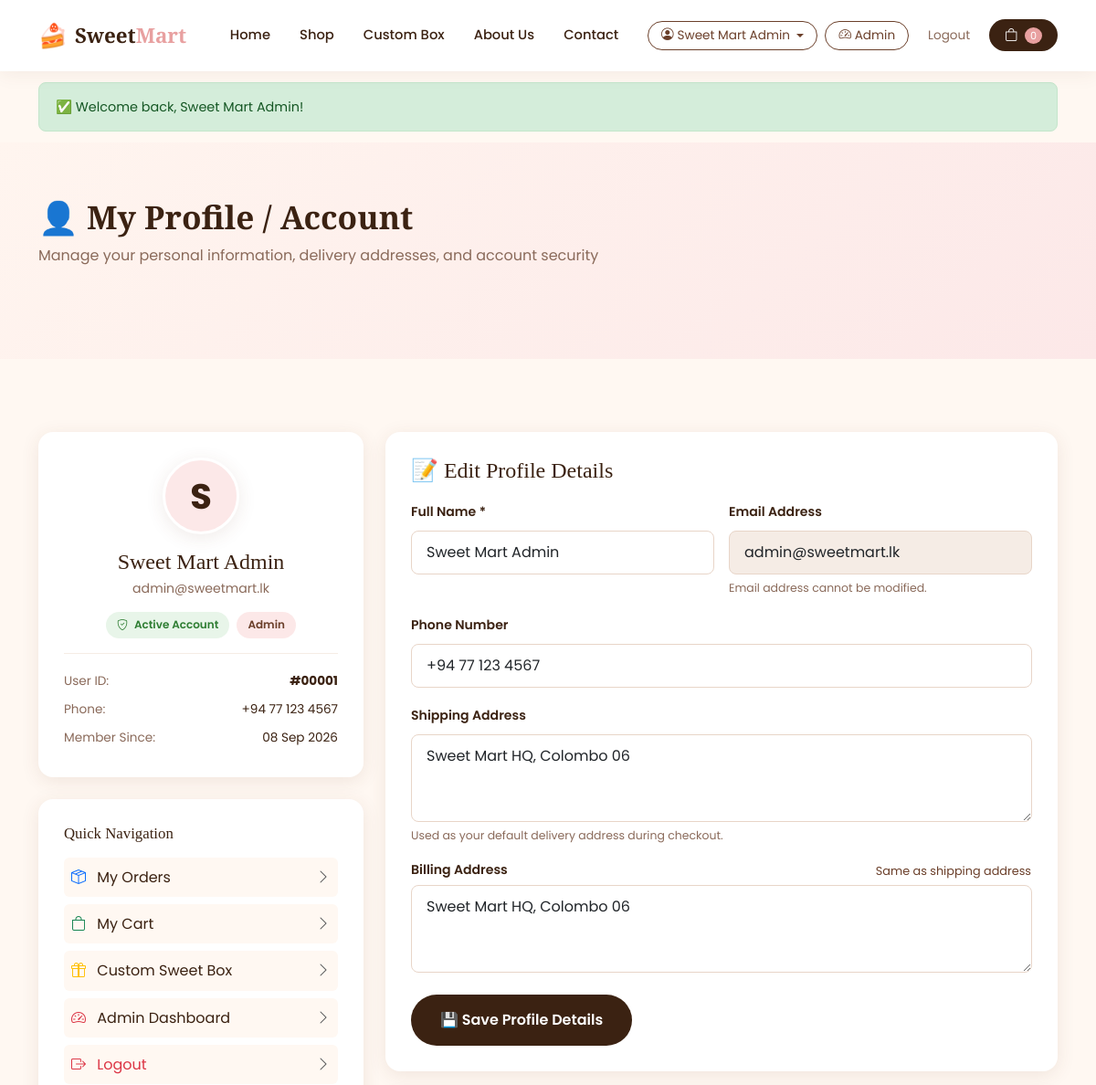
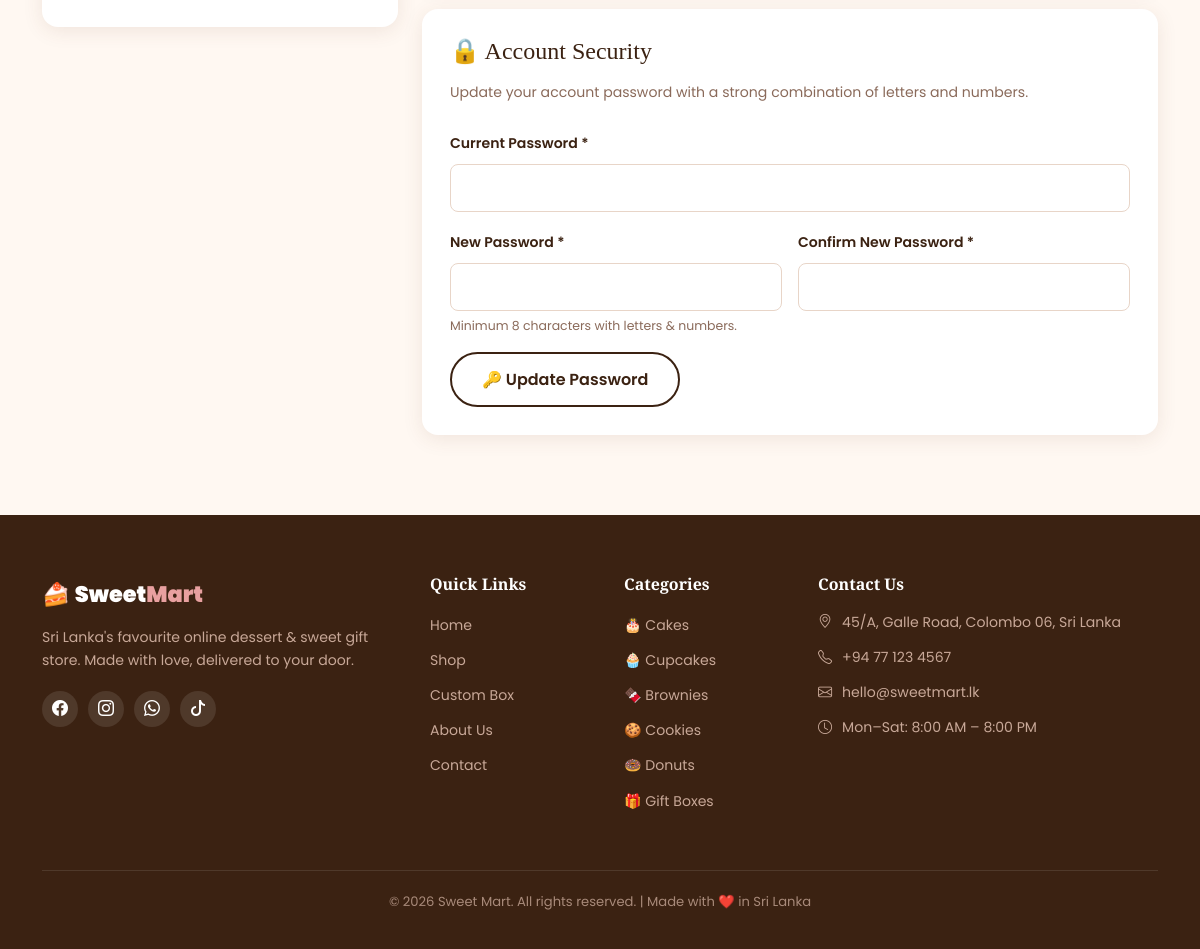
The app's page /profile.php (signed in) with its own data (2 pictures, top to bottom).
### tables this page shows
CREATE TABLE IF NOT EXISTS user_profiles (
    id INT AUTO_INCREMENT PRIMARY KEY,
    user_id INT NOT NULL UNIQUE,
    phone VARCHAR(20),
    shipping_address TEXT,
    billing_address TEXT,
    updated_at TIMESTAMP DEFAULT CURRENT_TIMESTAMP ON UPDATE CURRENT_TIMESTAMP,
    FOREIGN KEY (user_id) REFERENCES users(id) ON DELETE CASCADE
);

CREATE TABLE IF NOT EXISTS users (
    id INT AUTO_INCREMENT PRIMARY KEY,
    full_name VARCHAR(100) NOT NULL,
    email VARCHAR(100) NOT NULL UNIQUE,
    phone VARCHAR(20),
    shipping_address TEXT DEFAULT NULL,
    billing_address TEXT DEFAULT NULL,
    password VARCHAR(255) NOT NULL,
    password_hash VARCHAR(255) DEFAULT NULL,
    role ENUM('customer','admin') DEFAULT 'customer',
    created_at TIMESTAMP DEFAULT CURRENT_TIMESTAMP
);

### profile.php (the view, shortened to what this page needs)
<?php
require_once __DIR__ . "/includes/db.php";
require_once __DIR__ . "/includes/functions.php";
$userId = (int)$_SESSION["user_id"];
$user = getUserProfile($userId);
$user = getUserProfile($userId);
require __DIR__ . "/includes/header.php";
?>
<div class="page-hero">
  <div class="container">
    <h1 class="section-title">👤 My Profile / Account</h1>
    <p class="section-sub">Manage your personal information, delivery addresses, and account security</p>
  </div>
</div>
<section class="section-pad">
  <div class="container">
    <div class="row g-4">
      <div class="col-lg-4">
        <div class="cart-summary-box text-center mb-4">
          <div style="width:84px;height:84px;background:var(--pink-light);color:var(--brown-dark);border-radius:50%;display:inline-flex;align-items:center;justify-content:center;font-size:2.4rem;font-weight:700;margin-bottom:1rem;border:3px solid #fff;box-shadow:var(--shadow);">
            <?= strtoupper(mb_substr($user["full_name"], 0, 1)) ?>
          </div>
          <h4 style="margin-bottom:.2rem;font-family:'Playfair Display',serif;"><?= clean($user["full_name"]) ?></h4>
          <p style="color:#8a6a5a;font-size:.88rem;margin-bottom:.8rem;"><?= clean($user["email"]) ?></p>
          <div class="d-flex justify-content-center gap-2 mb-3">
            <span class="status-badge" style="background:#e8f5e9;color:#2e7d32;">
              <i class="bi bi-shield-check me-1"></i> Active Account
            </span>
            <span class="status-badge" style="background:var(--pink-light);color:var(--brown);">
              <?= ucfirst(clean($user["role"])) ?>
            </span>
          </div>
          <div class="text-start" style="border-top:1px solid #f5ece5;padding-top:14px;font-size:.85rem;">
            <div class="d-flex justify-content-between py-1">
              <span style="color:#8a6a5a;">User ID:</span>
              <span class="fw-bold">#<?= str_pad($user["user_id"], 5, '0', STR_PAD_LEFT) ?></span>
            </div>
            <div class="d-flex justify-content-between py-1">
              <span style="color:#8a6a5a;">Phone:</span>
              <span><?= !empty($user["phone"]) ? clean($user["phone"]) : '<em style="color:#aaa;">Not set</em>' ?></span>
            </div>
            <div class="d-flex justify-content-between py-1">
              <span style="color:#8a6a5a;">Member Since:</span>
              <span><?= date("d M Y", strtotime($user["created_at"])) ?></span>
            </div>
          </div>
        </div>
        <div class="cart-summary-box">
          <h5 class="mb-3" style="font-size:1.05rem;">Quick Navigation</h5>
          <ul class="list-unstyled mb-0 d-flex flex-column gap-2">
            <li>
              <a href="my_orders.php" class="d-flex align-items-center justify-content-between p-2 rounded text-decoration-none" style="background:var(--cream);color:var(--brown-dark);transition:.2s;">
                <span><i class="bi bi-box-seam me-2 text-primary"></i> My Orders</span>
                <i class="bi bi-chevron-right text-muted"></i>
              </a>
            </li>
            <li>
              <a href="cart.php" class="d-flex align-items-center justify-content-between p-2 rounded text-decoration-none" style="background:var(--cream);color:var(--brown-dark);transition:.2s;">
                <span><i class="bi bi-bag me-2 text-success"></i> My Cart</span>
                <i class="bi bi-chevron-right text-muted"></i>
              </a>
            </li>
            <li>
              <a href="custom_box.php" class="d-flex align-items-center justify-content-between p-2 rounded text-decoration-none" style="background:var(--cream);color:var(--brown-dark);transition:.2s;">
                <span><i class="bi bi-gift me-2 text-warning"></i> Custom Sweet Box</span>
                <i class="bi bi-chevron-right text-muted"></i>
              </a>
            </li>
            <?php if ($user["role"] === "admin"): ?>
            <li>
              <a href="admin/index.php" class="d-flex align-items-center justify-content-between p-2 rounded text-decoration-none" style="background:var(--cream);color:var(--brown-dark);transition:.2s;">
                <span><i class="bi bi-speedometer2 me-2 text-danger"></i> Admin Dashboard</span>
                <i class="bi bi-chevron-right text-muted"></i>
              </a>
            </li>
            <?php endif; ?>
            <li>
              <a href="logout.php" class="d-flex align-items-center justify-content-between p-2 rounded text-decoration-none text-danger" style="background:var(--cream);transition:.2s;">
                <span><i class="bi bi-box-arrow-right me-2"></i> Logout</span>
                <i class="bi bi-chevron-right text-muted"></i>
              </a>
            </li>
          </ul>
        </div>
      </div>
      <div class="col-lg-8">
        <div class="cart-summary-box mb-4">
          <h4 class="mb-3" style="font-family:'Playfair Display',serif;">📝 Edit Profile Details</h4>
          <form method="POST" class="checkout-form">
            <div class="row g-3">
              <div class="col-md-6 mb-3">
                <label class="form-label" for="profile-name">Full Name *</label>
                <input name="full_name" class="form-control" id="profile-name" required value="<?= clean($user["full_name"]) ?>">
              </div>
              <div class="col-md-6 mb-3">
                <label class="form-label" for="profile-email">Email Address</label>
                <input type="email" class="form-control" id="profile-email" value="<?= clean($user["email"]) ?>" disabled style="background:#f5ece5;cursor:not-allowed;">
                <div class="form-text" style="font-size:.78rem;color:#8a6a5a;">Email address cannot be modified.</div>
              </div>
            </div>
            <div class="mb-3">
              <label class="form-label" for="profile-phone">Phone Number</label>
              <input name="phone" class="form-control" id="profile-phone" placeholder="+94 7X XXX XXXX" value="<?= clean($user["phone"] ?? "") ?>">
            </div>
            <div class="mb-3">
              <label class="form-label" for="profile-shipping">Shipping Address</label>
              <textarea name="shipping_address" class="form-control" id="profile-shipping" rows="3" placeholder="Street Address, City, Postal Code, Country"><?= clean($user["shipping_address"] ?? "") ?></textarea>
              <div class="form-text" style="font-size:.78rem;color:#8a6a5a;">Used as your default delivery address during checkout.</div>
            </div>
            <div class="mb-4">
              <div class="d-flex justify-content-between align-items-center mb-1">
                <label class="form-label mb-0" for="profile-billing">Billing Address</label>
                <button type="button" class="btn btn-sm btn-link p-0 text-decoration-none" id="copy-address-btn" style="font-size:.8rem;color:var(--brown);" onclick="copyShippingToBilling()">
                  Same as shipping address
                </button>
              </div>
              <textarea name="billing_address" class="form-control" id="profile-billing" rows="3" placeholder="Billing Address (if different from shipping)"><?= clean($user["billing_address"] ?? "") ?></textarea>
            </div>
            <button type="submit" name="action_update_profile" class="btn-primary-sm" id="save-profile-btn">
              💾 Save Profile Details
            </button>
          </form>
        </div>
        <div class="cart-summary-box">
          <h4 class="mb-3" style="font-family:'Playfair Display',serif;">🔒 Account Security</h4>
          <p style="color:#8a6a5a;font-size:.88rem;margin-bottom:1.5rem;">Update your account password with a strong combination of letters and numbers.</p>
          <form method="POST" class="checkout-form">
            <div class="mb-3">
              <label class="form-label" for="current-password">Current Password *</label>
              <input name="current_password" type="password" class="form-control" id="current-password" required>
            </div>
            <div class="row g-3">
              <div class="col-md-6 mb-3">
                <label class="form-label" for="new-password">New Password *</label>
                <input name="new_password" type="password" class="form-control" id="new-password" required minlength="8" pattern="(?=.*[A-Za-z])(?=.*\d).{8,}" title="Minimum 8 characters containing letters and numbers">
                <div class="form-text" style="font-size:.78rem;color:#8a6a5a;">Minimum 8 characters with letters &amp; numbers.</div>
              </div>
              <div class="col-md-6 mb-4">
                <label class="form-label" for="confirm-new-password">Confirm New Password *</label>
                <input name="confirm_new_password" type="password" class="form-control" id="confirm-new-password" required minlength="8">
              </div>
            </div>
            <button type="submit" name="action_change_password" class="btn-outline-brown" id="change-password-btn">
              🔑 Update Password
            </button>
          </form>
        </div>
      </div>
    </div>
  </div>
</section>
<?php require __DIR__ . "/includes/footer.php"; ?>

### assets/css/style.css (style rules this page uses)
:root { --cream:#FFF8F2;--pink:#E8A0A0;--pink-light:#FCE8E8;--brown:#6B3F2A;--brown-dark:#3B2212;--text:#3B2212;--card-bg:#fff;--shadow:0 4px 20px rgba(107,63,42,.10);--radius:16px;--radius-sm:8px; }
* { box-sizing:border-box;margin:0;padding:0; }
body { font-family:'Poppins',sans-serif;background:var(--cream);color:var(--text);line-height:1.7; }
h1,h2,h3,h4,h5 { font-family:'Playfair Display',serif;color:var(--brown-dark); }
a { text-decoration:none;color:inherit; }
.section-pad { padding:80px 0; }
.section-title { font-size:2.2rem;font-weight:700;margin-bottom:.5rem; }
.section-sub { color:#8a6a5a;margin-bottom:2.5rem; }
.btn-primary-sm { background:var(--brown-dark);color:#fff;border:none;border-radius:30px;padding:14px 32px;font-weight:600;font-size:1rem;transition:.25s;display:inline-block; }
.btn-outline-brown { border:2px solid var(--brown-dark);color:var(--brown-dark);border-radius:30px;padding:12px 30px;font-weight:600;font-size:1rem;transition:.25s;display:inline-block;background:transparent; }
.cart-summary-box { background:#fff;border-radius:var(--radius);padding:28px;box-shadow:var(--shadow); }
.checkout-form .form-label { font-weight:600;font-size:.88rem;color:var(--brown-dark); }
.checkout-form .form-control,.checkout-form .form-select { border:1.5px solid #e8d5c8;border-radius:var(--radius-sm);padding:11px 16px;transition:.2s; }
.status-badge { border-radius:20px;padding:4px 12px;font-size:.75rem;font-weight:600; }
.page-hero { background:linear-gradient(135deg,#fff5ef,#fce8e8);padding:60px 0; }

### records on screen
user_profiles: user.full_name "S", user.full_name "Sweet Mart Admin", user.email "admin@sweetmart.lk", user.role "Admin", user "00001", user.phone "+94 77 123 4567", user.created_at "08 Sep 2026", full_name "Sweet Mart Admin", phone "+94 77 123 4567", shipping_address "Sweet Mart HQ, Colombo 06", billing_address "Sweet Mart HQ, Colombo 06"

### other values on screen
$_SESSION['full_name'] "Sweet Mart Admin"
$cartCount "0"
$icon "✅"
$f['msg'] "Welcome back, Sweet Mart Admin!"
